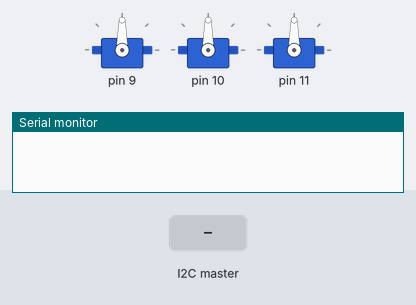
This sketch was run on a simulated Arduino Uno, built with avr-gcc and run on an emulated ATmega328P. Shown: 3 × servo, the last lines printed to the serial monitor. Inputs (shaded band) come from the test bench.

Above: at 1.2 s.
1.3 s: the I2C master sends the byte 1
At 3.1 s:
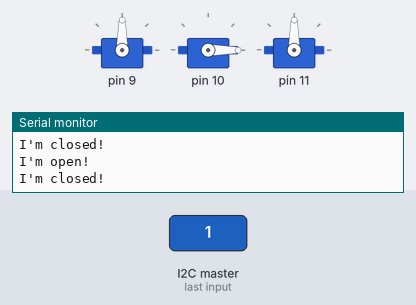
At 4.1 s:
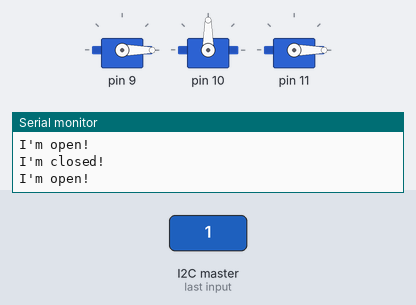
4.3 s: the I2C master sends the byte 2
7.3 s: the I2C master sends the byte 90
At 8.4 s:
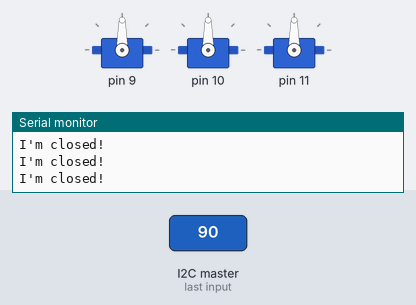
Timing chart, 0 to 10.3 s (numbered marks = the images above; inputs shaded):
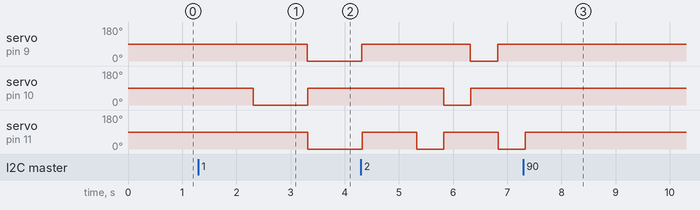

The sketch:

DUIET_UNO_valve_array_with_stop_implementation_v5.ino
```cpp
/* Code by Katrien van Riet - Jan 2022 */

#include <Servo.h>
#include <Wire.h>

// VARIABLES TO BE CHANGED //
int cols = 3; // Number of balloons
int rows = 16; // Number of values per balloon
int timeIntervalInMilliseconds = 250;
int loopRepeat = 3;

/* EXAMPLE
  int[][][] values =
  {  {  {1,100},{1,100},{1,100},{1,100}  },    // number 1
  {  {0,100},{1,100},{1,100},{1,100}  },    // number 2
  {  {0,100},{0,100},{0,100},{1,100}  }  }  // number 3
  ;    // index1, 2    ,  3    ,  4
*/

int values[9][3][16] = {
  {{0, 0, 0, 0, 0, 0, 0, 0, 1, 1, 1, 1, 0, 0, 0, 0,}, {0, 0, 0, 0, 1, 1, 1, 1, 0, 0, 0, 0, 1, 1, 1, 1,}, {0, 0, 0, 0, 0, 0, 0, 0, 1, 1, 1, 1, 0, 0, 0, 0,}}
  ,
  {{0, 0, 0, 0, 1, 1, 0, 0, 0, 0, 1, 1, 0, 0, 0, 0,}, {0, 0, 1, 1, 0, 0, 0, 0, 1, 1, 0, 0, 0, 0, 0, 0,}, {1, 1, 0, 0, 0, 0, 1, 1, 0, 0, 0, 0, 0, 0, 0, 0,}}
  ,
  {{0, 0, 0, 0, 1, 1, 1, 1, 1, 1, 1, 1, 1, 1, 1, 1,}, {0, 0, 0, 0, 0, 0, 0, 0, 1, 1, 1, 1, 1, 1, 1, 1,}, {0, 0, 0, 0, 0, 0, 0, 0, 0, 0, 0, 0, 1, 1, 1, 1,}}
  ,
  {{0, 0, 1, 1, 0, 0, 1, 1, 0, 0, 1, 1, 0, 0, 0, 0,}, {1, 1, 0, 0, 1, 1, 0, 0, 1, 1, 0, 0, 1, 1, 0, 0,}, {0, 0, 1, 1, 0, 0, 1, 1, 0, 0, 1, 1, 0, 0, 0, 0,}}
  ,
  {{0, 0, 0, 0, 1, 1, 1, 1, 1, 1, 1, 1, 1, 1, 1, 1,}, {0, 0, 0, 0, 0, 0, 0, 0, 1, 1, 1, 1, 1, 1, 1, 1,}, {0, 0, 0, 0, 0, 0, 0, 0, 0, 0, 0, 0, 1, 1, 1, 1,}}
  ,
  {{0, 0, 0, 0, 1, 1, 1, 1, 1, 1, 1, 1, 1, 1, 1, 1,}, {0, 0, 0, 0, 0, 0, 0, 0, 1, 1, 1, 1, 1, 1, 1, 1,}, {0, 0, 0, 0, 0, 0, 0, 0, 0, 0, 0, 0, 1, 1, 1, 1,}}
  ,
  {{0, 0, 0, 0, 1, 1, 1, 1, 1, 1, 1, 1, 1, 1, 1, 1,}, {0, 0, 0, 0, 0, 0, 0, 0, 1, 1, 1, 1, 1, 1, 1, 1,}, {0, 0, 0, 0, 0, 0, 0, 0, 0, 0, 0, 0, 1, 1, 1, 1,}}
  ,
  {{0, 0, 0, 0, 1, 1, 1, 1, 1, 1, 1, 1, 1, 1, 1, 1,}, {0, 0, 0, 0, 0, 0, 0, 0, 1, 1, 1, 1, 1, 1, 1, 1,}, {0, 0, 0, 0, 0, 0, 0, 0, 0, 0, 0, 0, 1, 1, 1, 1,}}
  ,
  {{0, 0, 0, 0, 1, 1, 1, 1, 1, 1, 1, 1, 1, 1, 1, 1,}, {0, 0, 0, 0, 0, 0, 0, 0, 1, 1, 1, 1, 1, 1, 1, 1,}, {0, 0, 0, 0, 0, 0, 0, 0, 0, 0, 0, 0, 1, 1, 1, 1,}}
};


// VARIABLES TO LEAVE ALONE //
long currentTime;
long prevTime;
int index = 0;
int angleOpen = 0;
int angleClosed = 90;
int loopIncrementer = 0;
int wireValue;
boolean isStopped = true;
boolean isLoopFinished = false;

Servo servos[3];

void setup() {
  servos[0].attach(9);
  servos[1].attach(10);
  servos[2].attach(11);
  Serial.begin(9600);
  Wire.begin(9);
  Wire.onReceive(receiveEvent);
}

void loop() {
  if (!isStopped) {
    if (!isLoopFinished) {
      currentTime = millis();
      if (currentTime - prevTime > timeIntervalInMilliseconds) {
        // Per time interval, loop through valves
        for (int i = 0; i < cols; i++) {
          if (values[wireValue - 1][i][index] == 0) {
            Serial.println("I'm closed!");
            servos[i].write(angleClosed);
          } else if (values[wireValue - 1][i][index] == 1) {
            servos[i].write(angleOpen);
            Serial.println("I'm open!");
          }
          delay(5); // For stability
        }
        prevTime = currentTime;
        index++;
        if (index >= rows) {
          // If program is at end of row, loop back to front
          index = 0;
          loopIncrementer++;
        }
      }

      if (loopIncrementer >= loopRepeat) {
        loopIncrementer = 0;
        isLoopFinished = true;
        closeAllServos();
      }
    }
  }
}

void closeAllServos() {
  for (int i = 0; i <= cols; i++) {
    servos[i].write(angleClosed);
    Serial.println("Close all servos");
  }
}

void receiveEvent(int bytes) {
  wireValue = Wire.read();    // read one character from the I2C
  //  Serial.print(wireValue);
  isLoopFinished = false;
  //  Serial.print("...");
  //  Serial.print(isLoopFinished);
  if (wireValue == 0) {
    isStopped = true;
    closeAllServos();
    index = 0;
    //    Serial.print("...");
    //    Serial.println(isStopped);
  }
  else {
    isStopped = false;
    //    Serial.print("...");
    //    Serial.println(isStopped);
  }
}
```

Measured:
- after the input at 1.3 s, servo on pin 9, servo on pin 11: 90° → 0° after 2.0 s; servo on pin 10: 90° → 0° after 1.0 s, → 90° 1.0 s later
- after the input at 7.3 s, servo on pin 9, servo on pin 10: stops changing and stays 90°; servo on pin 11: goes on until 7.3 s, then stays 90°
